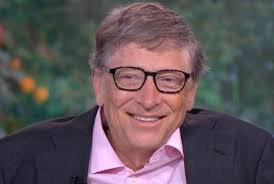
#> input picture bill.jpg, 274 x 184 px
$ python canny_edge_detection.py
#> lines starting #> are read from the running program, lines starting #| are printed output that depends on the picture
import cv2
from matplotlib import pyplot as plt

img = cv2.imread('bill.jpg')
#> img is the input picture: shape (184, 274, 3); mean B, G, R 88.9, 84.5, 95.7
img = cv2.cvtColor(img, cv2.COLOR_BGR2RGB)
canny = cv2.Canny(img, 50, 200)
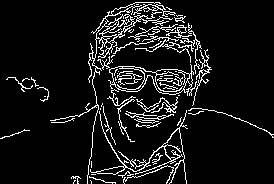
#> canny: shape (184, 274); 8.6% white in thin lines or dots

titles = ['image', 'canny']
images = [img, canny]

for i in range(2):
    plt.subplot(1,2,i+1), plt.imshow(images[i], 'gray')
    plt.title(titles[i])
    plt.xticks([]), plt.yticks([])

plt.show()
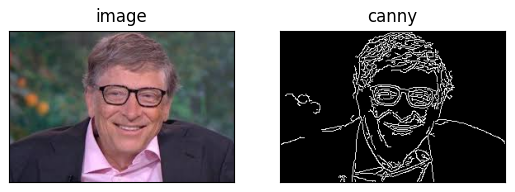
#> figure drawn by matplotlib, 2 panels

$ run again, with ab.jpg copied over bill.jpg
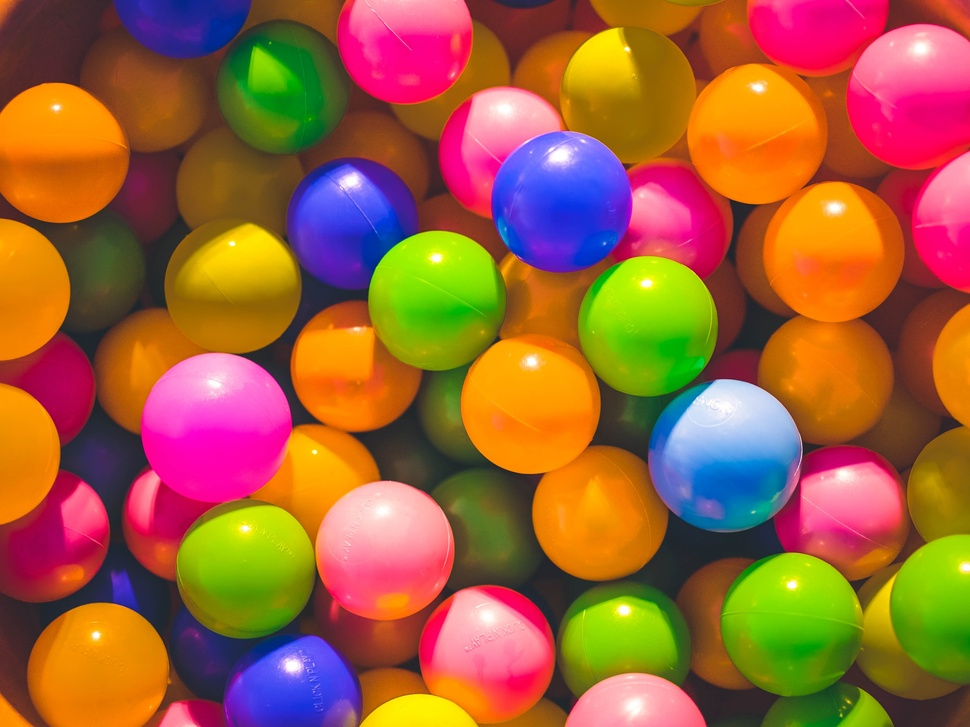
#> input picture ab.jpg, 970 x 727 px, shrunk from 3776 x 2832 before the run
#> img is the input picture: shape (727, 970, 3); mean B, G, R 57.7, 97.5, 159.4
#> `canny = cv2.Canny(img, 50, 200)`:
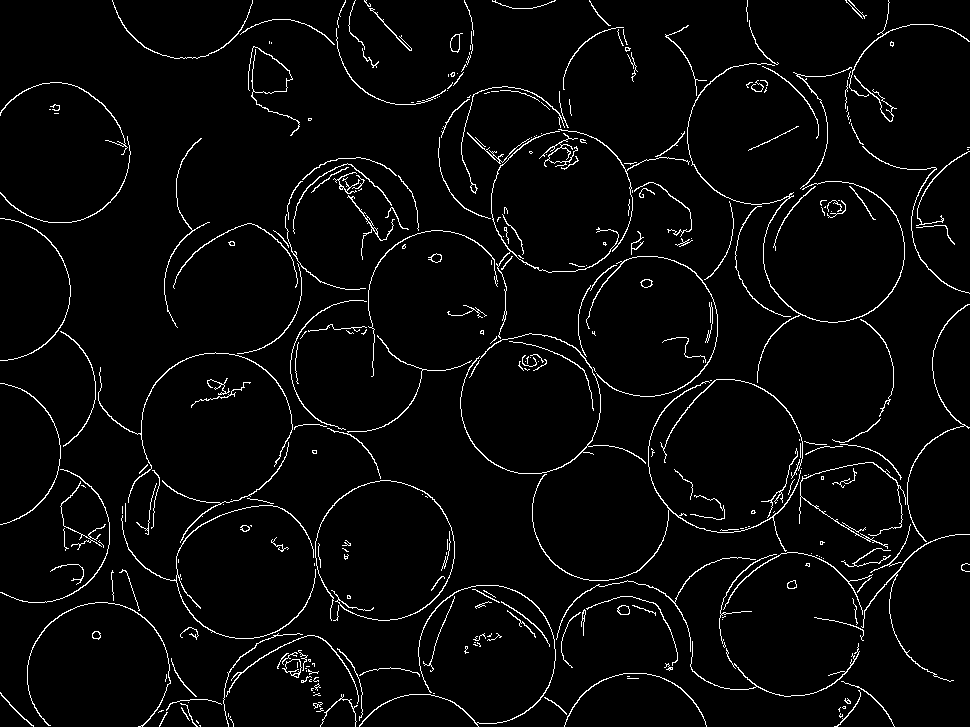
#> canny: shape (727, 970); 3.5% white in thin lines or dots
#> `plt.show()`:
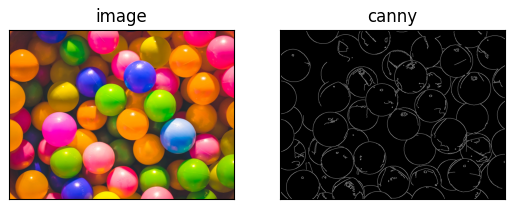
#> figure drawn by matplotlib, 2 panels

$ run again, with ac.jpg copied over bill.jpg
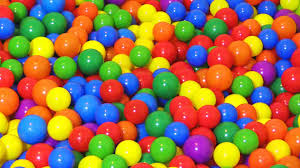
#> input picture ac.jpg, 300 x 168 px
#> img is the input picture: shape (168, 300, 3); mean B, G, R 71.4, 114.7, 153
#> `canny = cv2.Canny(img, 50, 200)`:
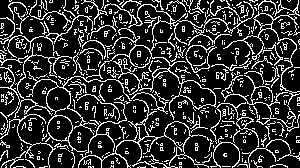
#> canny: shape (168, 300); 20% white in thin lines or dots
#> `plt.show()`:
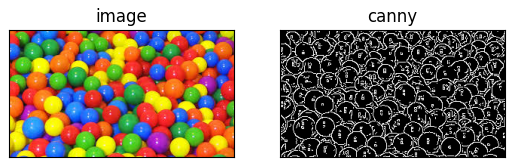
#> figure drawn by matplotlib, 2 panels
